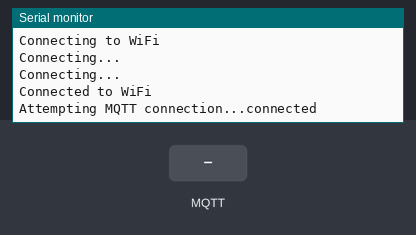
The sketch below on a simulated ESP8266 (NodeMCU). Shown: the last lines printed to the serial monitor. The inputs (shaded band) are chosen by the test bench. WiFi joins after 1.5 s; servers stay silent unless stated; no MQTT or app messages arrive unless stated.

Above: at 3.2 s.
3.3 s: MQTT message "5" arrives on the first subscribed topic
At 4.6 s:
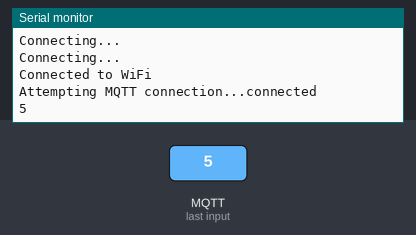
5.5 s: MQTT message "90" arrives on the first subscribed topic
At 7.4 s:
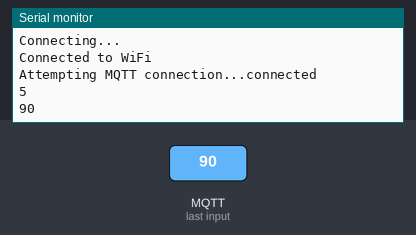

Measured:
- after the input at 3.3 s, the serial monitor: prints a new line after 0.77 s (image 1)
- after the input at 5.5 s, the serial monitor: prints a new line after 0.57 s (image 2)

The sketch:

MQTT.ino
```cpp
//code el esp32 node mcu
#include <EEPROM.h>
#include <ESP8266WiFi.h>
#include <PubSubClient.h>
#include <Wire.h>
#include <SoftwareSerial.h>
SoftwareSerial mySerial (D1,D2);//rx-->d2 , tx-->d1


// Connect to the WiFi
const char* ssid = "Midoehab";                           //!!!!!!!!!!!!!!!!!!!!!
const char* password = "wolfTEAM1";                //!!!!!!!!!!!!!!!!!!!!!
const char* mqtt_server = "172.201.248.158";                 //!!!!!!!!!!!!!!!!!!!!!


WiFiClient espClient;
PubSubClient client(espClient);
void callback(char* topic, byte* payload, unsigned int length) {

  // Convert payload to an integer
  int receivedInt = 0;
  for (int i = 0; i < length; i++) {
    receivedInt = receivedInt * 10 + (payload[i] - '0');
  }


  Serial.println(receivedInt);

  // Convert the integer to a string
  String intAsString = String(receivedInt);


}
void setup_wifi() {
  delay(10);
  Serial.println("Connecting to WiFi");
  WiFi.begin(ssid, password);
  while (WiFi.status() != WL_CONNECTED) {
    delay(1000);
    Serial.println("Connecting...");
  }
  Serial.println("Connected to WiFi");
}

void reconnect() {
 // Loop until we're reconnected
 while (!client.connected()) {
 Serial.print("Attempting MQTT connection...");
 // Attempt to connect
 if (client.connect("ESP8266 Client")) {
  Serial.println("connected");
  // ... and subscribe to topic
  client.subscribe("water_quality/threshold");

 } else {
  Serial.print("failed, rc=");
  Serial.print(client.state());
  Serial.println(" try again in 5 seconds");
  // Wait 5 seconds before retrying
  delay(5000);
  }
 }
}
 void setup()
{
 Serial.begin(115200);
 setup_wifi();
  mySerial.begin(9600);//arduino's
 //ip and port no
 client.setServer(mqtt_server, 1883);
 client.setCallback(callback);

}

void loop()
{
  //get arduino's msg
  String msg=mySerial.readStringUntil('\r');
  client.publish("water_quality/pH",msg.c_str());
 if (!client.connected()) {
  reconnect();
 }
 client.loop();
}
```
